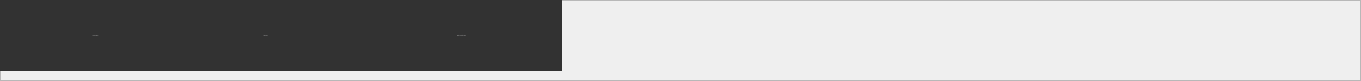
     <widget class="QFrame" name="frame_books">
      <property name="geometry">
       <rect>
        <x>0</x>
        <y>0</y>
        <width>1361</width>
        <height>81</height>
       </rect>
      </property>
      <property name="font">
       <font>
        <pointsize>-1</pointsize>
       </font>
      </property>
      <property name="styleSheet">
       <string notr="true">QPushButton{
    color: #b1b1b1;
    background-color: #323232;
	padding-left:20px;
	border:none;

border-radius:0;
}
QPushButton:hover{

    background-color: #424242;
}
</string>
      </property>
      <property name="frameShape">
       <enum>QFrame::StyledPanel</enum>
      </property>
      <property name="frameShadow">
       <enum>QFrame::Raised</enum>
      </property>
      <widget class="QPushButton" name="booksearchframe_btn">
       <property name="geometry">
        <rect>
         <x>0</x>
         <y>0</y>
         <width>171</width>
         <height>71</height>
        </rect>
       </property>
       <property name="font">
        <font>
         <pointsize>-1</pointsize>
        </font>
       </property>
       <property name="cursor">
        <cursorShape>PointingHandCursor</cursorShape>
       </property>
       <property name="styleSheet">
        <string notr="true">QPushButton:focus{
	border-bottom:2px solid QLinearGradient( x1: 0, y1: 0, x2: 0, y2: 1, stop: 0 #ffa02f, stop: 1 #d7801a);
}
QPushButton{
border:none;

border-radius:0;
}

</string>
       </property>
       <property name="text">
        <string>Search Book</string>
       </property>
       <property name="icon">
        <iconset resource="file.qrc">
         <normaloff>:/photos/searchbook.png</normaloff>:/photos/searchbook.png</iconset>
       </property>
       <property name="iconSize">
        <size>
         <width>35</width>
         <height>35</height>
        </size>
       </property>
      </widget>
      <widget class="QPushButton" name="bookeditframe_btn">
       <property name="enabled">
        <bool>false</bool>
       </property>
       <property name="geometry">
        <rect>
         <x>341</x>
         <y>0</y>
         <width>221</width>
         <height>71</height>
        </rect>
       </property>
       <property name="font">
        <font>
         <pointsize>-1</pointsize>
        </font>
       </property>
       <property name="cursor">
        <cursorShape>PointingHandCursor</cursorShape>
       </property>
       <property name="styleSheet">
        <string notr="true"/>
       </property>
       <property name="text">
        <string>Edite or Delete Book</string>
       </property>
       <property name="icon">
        <iconset resource="file.qrc">
         <normaloff>:/photos/edit.png</normaloff>:/photos/edit.png</iconset>
       </property>
       <property name="iconSize">
        <size>
         <width>28</width>
         <height>28</height>
        </size>
       </property>
      </widget>
      <widget class="QPushButton" name="bookaddframe_btn">
       <property name="enabled">
        <bool>false</bool>
       </property>
       <property name="geometry">
        <rect>
         <x>170</x>
         <y>0</y>
         <width>171</width>
         <height>71</height>
        </rect>
       </property>
       <property name="font">
        <font>
         <pointsize>-1</pointsize>
        </font>
       </property>
       <property name="cursor">
        <cursorShape>PointingHandCursor</cursorShape>
       </property>
       <property name="styleSheet">
        <string notr="true"/>
       </property>
       <property name="text">
        <string>Add Book</string>
       </property>
       <property name="icon">
        <iconset resource="file.qrc">
         <normaloff>:/photos/add (1).png</normaloff>:/photos/add (1).png</iconset>
       </property>
       <property name="iconSize">
        <size>
         <width>35</width>
         <height>35</height>
        </size>
       </property>
      </widget>
     </widget>
